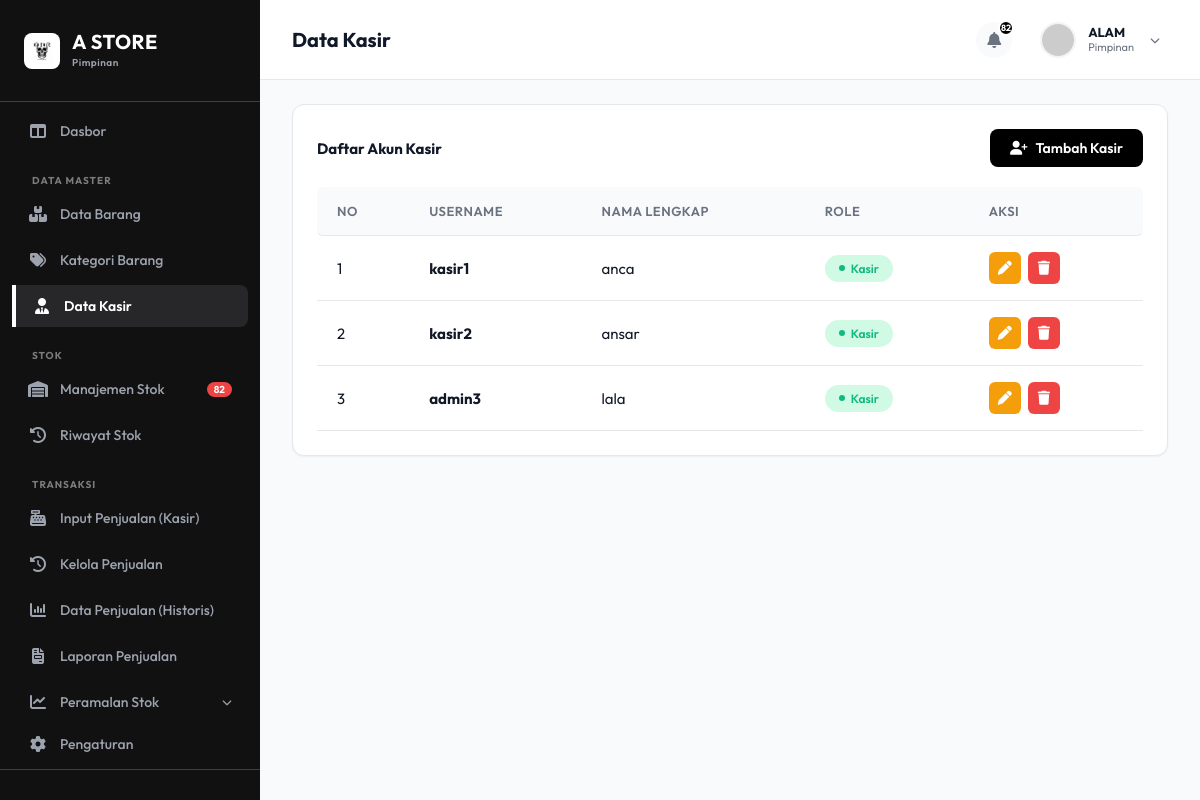
The page /index.php?page=kelola_kasir (signed in) on the database its author committed.
### tables this page shows
CREATE TABLE `tbl_users` (
  `id_user` int(11) NOT NULL AUTO_INCREMENT,
  `username` varchar(50) NOT NULL,
  `password` varchar(255) NOT NULL,
  `nama_lengkap` varchar(100) NOT NULL,
  `foto_profil` varchar(255) DEFAULT NULL,
  `role` varchar(50) DEFAULT 'Admin',
  PRIMARY KEY (`id_user`),
  UNIQUE KEY `username` (`username`)
);

### config.php (called while the page is built, shortened)
<?php
function get_query($conn, $query) {
    $result = $conn->query($query);
    return $result;
}
?>

### includes/pages/kelola_kasir.php (the view, shortened to what this page needs)
<?php
$qKasir = get_query($conn, "SELECT id_user, username, nama_lengkap, role FROM tbl_users WHERE role='Kasir' ORDER BY id_user ASC");
?>
<div class="dashboard-content-wrapper">
    <div class="chart-card">
        <div style="display:flex; justify-content:space-between; align-items:center; margin-bottom:20px;">
            <h3 style="font-size:15px; font-weight:700;">Daftar Akun Kasir</h3>
            <button class="btn btn-primary" onclick="openModal('modalTambahKasir')">
                <i class="fa-solid fa-user-plus"></i> Tambah Kasir
            </button>
        </div>
        <div class="table-responsive">
            <table class="data-table">
                <thead>
                    <tr>
                        <th>No</th>
                        <th>Username</th>
                        <th>Nama Lengkap</th>
                        <th>Role</th>
                        <th>Aksi</th>
                    </tr>
                </thead>
                <tbody>
                    <?php if ($qKasir->num_rows > 0):
                        $no = 1;
                        while ($row = $qKasir->fetch_assoc()):
                    ?>
                    <tr>
                        <td><?= $no++ ?></td>
                        <td><strong><?= htmlspecialchars($row['username']) ?></strong></td>
                        <td><?= htmlspecialchars($row['nama_lengkap']) ?></td>
                        <td><span class="status status-good"><?= htmlspecialchars($row['role']) ?></span></td>
                        <td>
                            <button class="btn-action-icon btn-edit"
                                    onclick="editKasir(<?= $row['id_user'] ?>, '<?= htmlspecialchars($row['nama_lengkap'], ENT_QUOTES) ?>')"
                                    title="Edit">
                                <i class="fa-solid fa-pen"></i>
                            </button>
                            <form action="action_kasir.php" method="POST" style="display:inline;"
                                  onsubmit="return confirmDeleteForm(event, this, 'Hapus akun <?= htmlspecialchars($row['username'], ENT_QUOTES) ?>?');">
                                <button type="submit" class="btn-action-icon btn-delete" title="Hapus">
                                    <i class="fa-solid fa-trash"></i>
                                </button>
                            </form>
                        </td>
                    </tr>
                    <?php endwhile; else: ?>
                    <tr><td colspan="5" style="text-align:center; padding:40px; color:var(--text-muted);">Belum ada akun kasir.</td></tr>
                    <?php endif; ?>
                </tbody>
            </table>
        </div>
    </div>
</div>

### assets/css/style.css (style rules this page uses)
:root { --primary-color: #111111; --primary-light: #F3F4F6; --primary-dark: #000000; --secondary-color: #6B7280; --success-color: #10B981; --success-light: #D1FAE5; --danger-color: #EF4444; --danger-light: #FEE2E2; --warning-color: #F59E0B; --warning-light: #FEF3C7; --bg-body: #F8FAFC; --surface-card: #FFFFFF; --surface-sidebar: #111111; --text-main: #111827; --text-muted: #6B7280; --text-light: #9CA3AF; --border-color: #E5E7EB; --shadow-sm: 0 1px 2px 0 rgba(0, 0, 0, 0.05); --shadow-md: 0 4px 6px -1px rgba(0, 0, 0, 0.1), 0 2px 4px -1px rgba(0, 0, 0, 0.06); --shadow-card: 0 8px 24px -12px rgba(0, 0, 0, 0.05); --sidebar-width: 260px; --topbar-height: 80px; --border-radius-lg: 12px; --border-radius-md: 8px; --border-radius-sm: 6px; --transition-fast: 0.2s ease; --transition-normal: 0.3s ease; }
* { margin: 0; padding: 0; box-sizing: border-box; }
body { font-family: 'Outfit', sans-serif; background-color: var(--bg-body); color: var(--text-main); -webkit-font-smoothing: antialiased; }
.btn { padding: 10px 20px; border-radius: var(--border-radius-md); font-family: inherit; font-size: 14px; font-weight: 600; cursor: pointer; border: none; display: inline-flex; align-items: center; gap: 8px; transition: var(--transition-fast); }
.btn-primary { background-color: var(--primary-dark); color: white; }
.chart-card { background: var(--surface-card); border-radius: var(--border-radius-lg); padding: 24px; box-shadow: var(--shadow-sm); border: 1px solid var(--border-color); }
.table-responsive { overflow-x: auto; }
.data-table { width: 100%; border-collapse: separate; border-spacing: 0; }
.data-table th, .data-table td { padding: 16px 20px; text-align: left; border-bottom: 1px solid var(--border-color); }
.data-table th { font-size: 13px; font-weight: 600; color: var(--text-muted); text-transform: uppercase; letter-spacing: 0.5px; background-color: var(--bg-body); }
.data-table th:first-child { border-top-left-radius: var(--border-radius-sm); border-bottom-left-radius: var(--border-radius-sm); }
.data-table th:last-child { border-top-right-radius: var(--border-radius-sm); border-bottom-right-radius: var(--border-radius-sm); }
.data-table tbody tr { transition: background-color var(--transition-fast); }
.data-table td { font-size: 15px; color: var(--text-main); vertical-align: middle; }
.status { padding: 6px 14px; border-radius: 99px; font-size: 12px; font-weight: 600; display: inline-flex; align-items: center; }
.status::before { content: ''; width: 6px; height: 6px; border-radius: 50%; margin-right: 6px; }
.status-good { background-color: var(--success-light); color: var(--success-color); }
.status-good::before { background-color: var(--success-color); }

### index.php (style rules this page uses)
.btn-action-icon { width: 32px; height: 32px; border-radius: 6px; display: inline-flex; align-items: center; justify-content: center; border: none; cursor: pointer; color: white; margin-right: 4px; font-size: 14px; }
.btn-edit { background: var(--warning-color); }
.btn-delete { background: var(--danger-color); }

### rows shown on the page
tbl_users: username "kasir1", nama_lengkap "anca", role "Kasir"
tbl_users: username "kasir2", nama_lengkap "ansar", role "Kasir"
tbl_users: username "admin3", nama_lengkap "lala", role "Kasir"

### other values the page prints
$roleUser "Pimpinan"
$jumlahKritis "82"
$pageTitle "Data Kasir"
$namaUser "ALAM"
